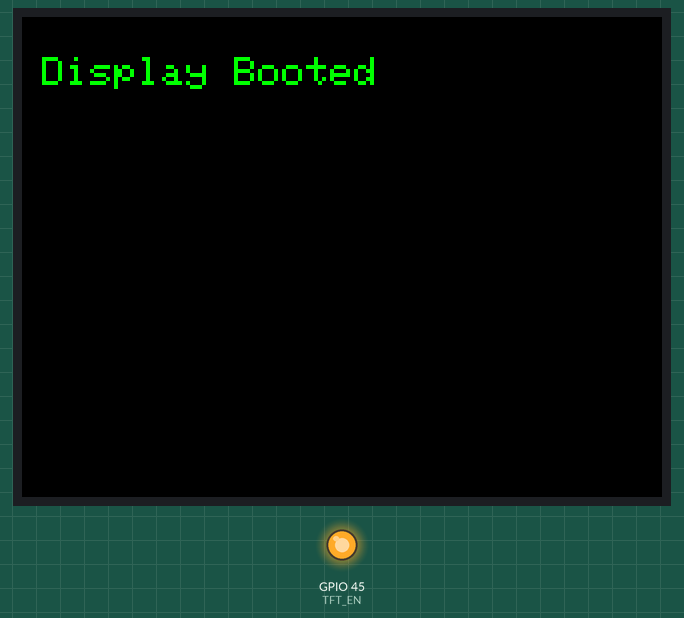
This sketch was run on a simulated ESP32-S3. Shown: 320×240 colour display, output pins drawn as LEDs (lit = HIGH). Pins used as bus, display or sensor lines are not drawn.

Above: at 1.0 s.

The sketch:

Display_test_code.ino
```cpp
#include <Adafruit_GFX.h>
#include <Adafruit_ST7789.h>
#include <SPI.h>

// ESP32-S3 specific SPI and Control Pins[cite: 1, 24]
#define TFT_CS    10
#define TFT_DC    14
#define TFT_RST   21
#define TFT_MOSI  11  // Connected to display SDA
#define TFT_SCLK  12  // Connected to display SCL
#define TFT_EN    45  // Backlight Enable

// Utilizing Hardware SPI for optimal refresh rates
Adafruit_ST7789 tft = Adafruit_ST7789(&SPI, TFT_CS, TFT_DC, TFT_RST);

void setup() {
  Serial.begin(115200);

  // 1. Power Stabilization Delay
  // Allows the 5V and 3.3V rails to completely plateau before acting
  delay(500);

  // 2. Sharp Backlight Trigger
  // Mimics the manual hot-plug by sending an instant 3.3V digital step
  pinMode(TFT_EN, OUTPUT);
  digitalWrite(TFT_EN, HIGH);

  // 3. Hardware SPI Routing
  SPI.begin(TFT_SCLK, -1, TFT_MOSI, TFT_CS);

  // 4. Manual Hardware Reset
  pinMode(TFT_RST, OUTPUT);
  digitalWrite(TFT_RST, HIGH);
  delay(10);
  digitalWrite(TFT_RST, LOW);
  delay(15);
  digitalWrite(TFT_RST, HIGH);
  delay(150); // Allow ST7789 internal oscillator to stabilize

  // 5. Initialize the 2.0-inch driver at 240x320 resolution
  tft.init(240, 320);
  tft.setRotation(1);

  // 6. Test Output
  tft.fillScreen(ST77XX_BLACK);
  tft.setCursor(10, 20);
  tft.setTextColor(ST77XX_GREEN);
  tft.setTextSize(2);
  tft.println("Display Booted");
}

void loop() {
  // Main program logic
}
```
